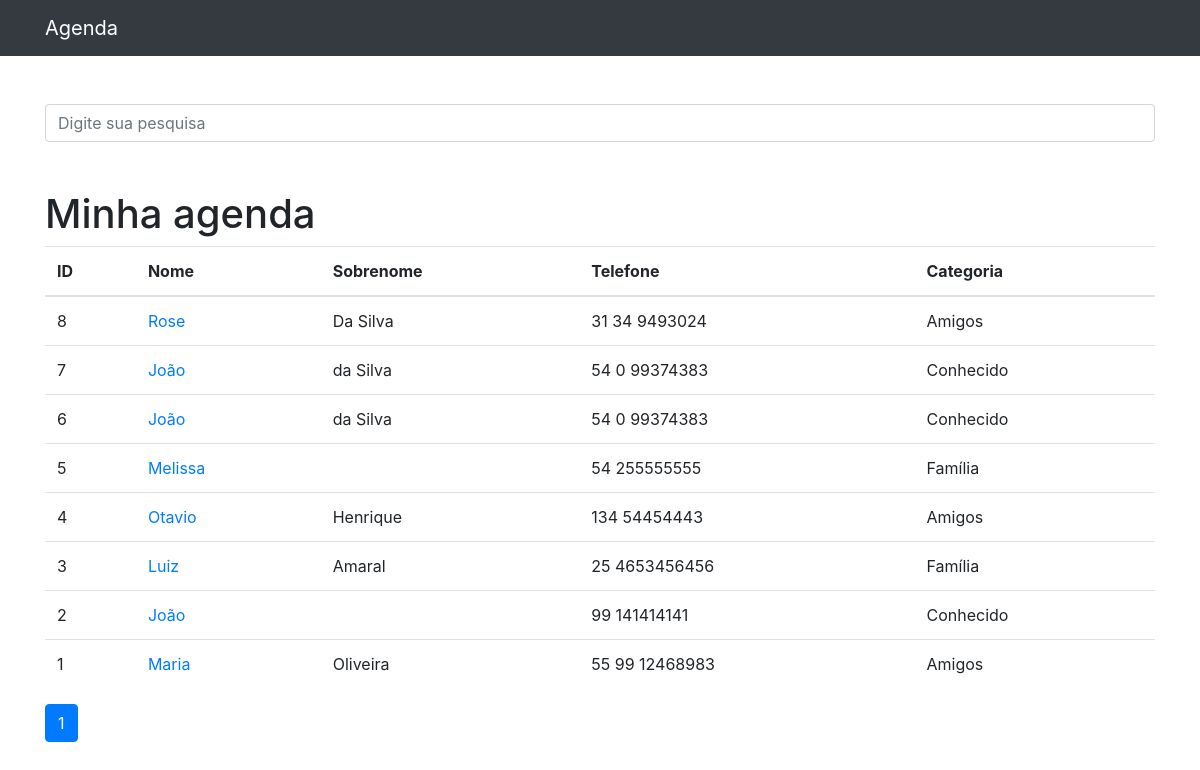
The page / on the database its author committed.
### contatos/models.py (models this page shows, shortened)
class Contato(models.Model):
    nome = models.CharField(max_length=255)
    sobrenome = models.CharField(max_length=255, blank=True)
    telefone = models.CharField(max_length=255)
    email = models.CharField(max_length=255, blank=True)
    data_criacao = models.DateTimeField(default=timezone.now)
    descricao = models.TextField(blank=True)
    categoria = models.ForeignKey(Categoria, on_delete=models.DO_NOTHING)
    mostrar = models.BooleanField(default=True)
    foto = models.ImageField(blank=True, upload_to='fotos/%Y/%m/%d/')

class Categoria(models.Model):
    nome = models.CharField(max_length=255)
    def __str__(self):
        return self.nome

### contatos/views.py (the view)
# urls.py: path('', views.index, name='index'),
def index(request):
    contatos = Contato.objects.order_by('-id').filter(
        mostrar=True
    )
    paginator = Paginator(contatos, 20)
    page = request.GET.get('p')
    contatos = paginator.get_page(page)
    return render(request, 'contatos/index.html', {
        'contatos': contatos
    })

### contatos/templates/contatos/index.html
{% extends 'base.html' %}
{%block conteudo%}
    <h1 class="mt-5">Minha agenda</h1>
    <table class="table">
        <thead>
        <tr>
            <th>ID</th>
            <th>Nome</th>
            <th>Sobrenome</th>
            <th>Telefone</th>
            <th>Categoria</th>
        </tr>
        </thead>
        <tbody>
        {% for contato in contatos %}
            {% if contato.mostrar %}
            <tr>
                <td>{{ contato.id }}</td>
                <td>
                <a href="{% url 'ver_contato' contato.id %}">{{ contato.nome }}</a>
                </td>
                <td>{{ contato.sobrenome }}</td>
                <td>{{ contato.telefone }}</td>
                <td>{{ contato.categoria }}</td>
            </tr>
            {% endif %}
        {% endfor %}
        </tbody>
    </table>
    <nav aria-label="Page navigation example">
        <ul class="pagination">
          {% for pagina in contatos.paginator.page_range %}
            {% if contatos.number == pagina %}
                <li class="page-item active">
                    <a class="page-link" href="?p={{ pagina }}&termo={{ request.GET.termo }}">{{pagina}}</a>
                </li>
            {% else %}
                <li class="page-item">
                    <a class="page-link" href="?p={{ pagina }}&termo={{ request.GET.termo }}">{{pagina}}</a>
                </li>
            {% endif %}
          {% endfor %}
        </ul>
    </nav>
{%endblock%}

### templates/base.html (shortened to what this page needs)
{% load static %}
<!DOCTYPE html>
<html lang="pt">
<head>
    {% include 'parciais/_head.html' %}
</head>
<body>
    {% include 'parciais/_nav.html' %}
  <div class="container">
    <div class="row">
      <div class="col-lg-12">
        {% if 'accounts' not in request.path %}
          <br><br>
          <form method="get" action="{% url 'busca' %}">
            <div class="form-group row">
              <div class="col-12">
                <input class="form-control"
                      type="search" value="{{ request.GET.termo }}"
                      id="search-input"
                      placeholder="Digite sua pesquisa"
                      name="termo">
              </div>
            </div>
          </form>
        {%endif%}
        {%block conteudo%} {%endblock%}
      </div>
    </div>
  </div>
</body>
</html>

### templates/parciais/_head.html (shortened to what this page needs)
{% load static %}
<link href="{% static 'vendor/bootstrap/css/bootstrap.min.css' %}" rel="stylesheet">

### templates/parciais/_nav.html (shortened to what this page needs)
  {% load static %}
  <nav class="navbar navbar-expand-lg navbar-dark bg-dark static-top">
    <div class="container">
      <a class="navbar-brand" href="{% url 'index' %}">Agenda</a>
    </div>
  </nav>

### rows shown on the page
Contato: id "8", nome "Rose", sobrenome "Da Silva", telefone "31 34 9493024", categoria "Amigos"
Contato: id "7", nome "João", sobrenome "da Silva", telefone "54 0 99374383", categoria "Conhecido"
Contato: id "6", nome "João", sobrenome "da Silva", telefone "54 0 99374383", categoria "Conhecido"
Contato: id "5", nome "Melissa", telefone "54 255555555", categoria "Família"
Contato: id "4", nome "Otavio", sobrenome "Henrique", telefone "134 54454443", categoria "Amigos"
Contato: id "3", nome "Luiz", sobrenome "Amaral", telefone "25 4653456456", categoria "Família"
Contato: id "2", nome "João", telefone "99 141414141", categoria "Conhecido"
Contato: id "1", nome "Maria", sobrenome "Oliveira", telefone "55 99 12468983", categoria "Amigos"

### other values the page prints
{{ pagina }} "1"
